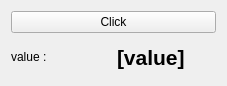
<?xml version="1.0" encoding="UTF-8"?>
<ui version="4.0">
 <class>Widget</class>
 <widget class="QWidget" name="Widget">
  <property name="geometry">
   <rect>
    <x>0</x>
    <y>0</y>
    <width>227</width>
    <height>86</height>
   </rect>
  </property>
  <property name="windowTitle">
   <string>Form</string>
  </property>
  <layout class="QVBoxLayout" name="verticalLayout">
   <item>
    <widget class="QPushButton" name="button">
     <property name="text">
      <string>Click</string>
     </property>
    </widget>
   </item>
   <item>
    <layout class="QHBoxLayout" name="horizontalLayout">
     <item>
      <widget class="QLabel" name="label">
       <property name="text">
        <string>value : </string>
       </property>
      </widget>
     </item>
     <item>
      <widget class="QLabel" name="value_label">
       <property name="font">
        <font>
         <pointsize>16</pointsize>
         <bold>true</bold>
        </font>
       </property>
       <property name="text">
        <string>[value]</string>
       </property>
      </widget>
     </item>
    </layout>
   </item>
  </layout>
 </widget>
 <resources/>
 <connections/>
</ui>
